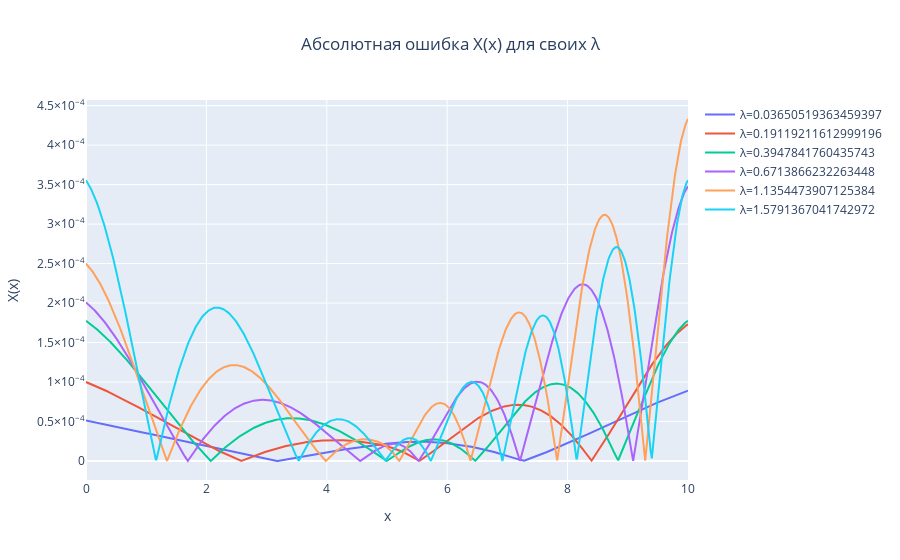

Write notebook code for a chart like this one.
### Code cell
fig = go.Figure()

for i in range(len(real_lambds)):
    sgn = 1
    if real_functions[i][10] * num_func[i][10] < 0:
        sgn = -1
    fig.add_trace(go.Scatter(x=x, y = abs(((real_functions[i] - sgn * num_func[i]))), name=f"λ={real_lambds[i]}", mode='lines'))


fig.update_layout(
    title={'text': "Абсолютная ошибка X(x) для своих λ",'x': 0.5,},
    xaxis_title='x',
    yaxis_title='X(x)',
    xaxis=dict(exponentformat='power'),  # Экспоненциальная запись для оси X
    yaxis=dict(exponentformat='power'),  # Экспоненциальная запись для оси Y
)

fig.show()

### Figure 1 — Plotly figure (JSON) as saved in the notebook; plotly's stock layout.template omitted (floating-point values rounded to 4 significant figures; data arrays with more than 128 entries replaced by an {"elided": "..."} marker saying what was removed)
{"data": [{"mode": "lines", "name": "λ=0.03650519363459397", "type": "scatter", "x": {"elided": "1000 float values"}, "y": {"elided": "1000 float values"}}, {"mode": "lines", "name": "λ=0.19119211612999196", "type": "scatter", "x": {"elided": "1000 float values"}, "y": {"elided": "1000 float values"}}, {"mode": "lines", "name": "λ=0.3947841760435743", "type": "scatter", "x": {"elided": "1000 float values"}, "y": {"elided": "1000 float values"}}, {"mode": "lines", "name": "λ=0.6713866232263448", "type": "scatter", "x": {"elided": "1000 float values"}, "y": {"elided": "1000 float values"}}, {"mode": "lines", "name": "λ=1.1354473907125384", "type": "scatter", "x": {"elided": "1000 float values"}, "y": {"elided": "1000 float values"}}, {"mode": "lines", "name": "λ=1.5791367041742972", "type": "scatter", "x": {"elided": "1000 float values"}, "y": {"elided": "1000 float values"}}], "layout": {"title": {"text": "Абсолютная ошибка X(x) для своих λ", "x": 0.5}, "xaxis": {"exponentformat": "power", "title": {"text": "x"}}, "yaxis": {"exponentformat": "power", "title": {"text": "X(x)"}}}}
